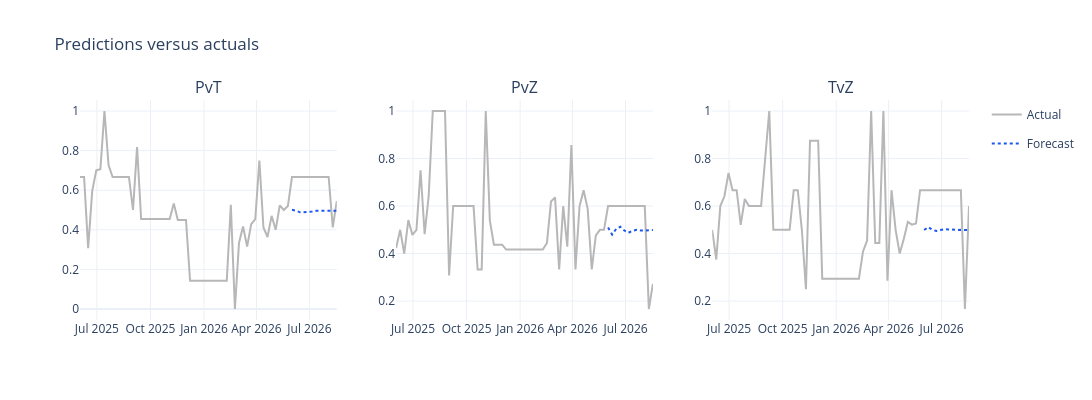

The code cell stored with this chart in its notebook:
### Code cell
plot_forecasts(
    y_true=y.filter(pl.col("time") >= pl.datetime(2025, 6, 1)),
    y_pred=forecasts["ridge 8 lags"],
    num_cols=3,
    layout_kwargs={"height": 400, "width": 1200},
)
